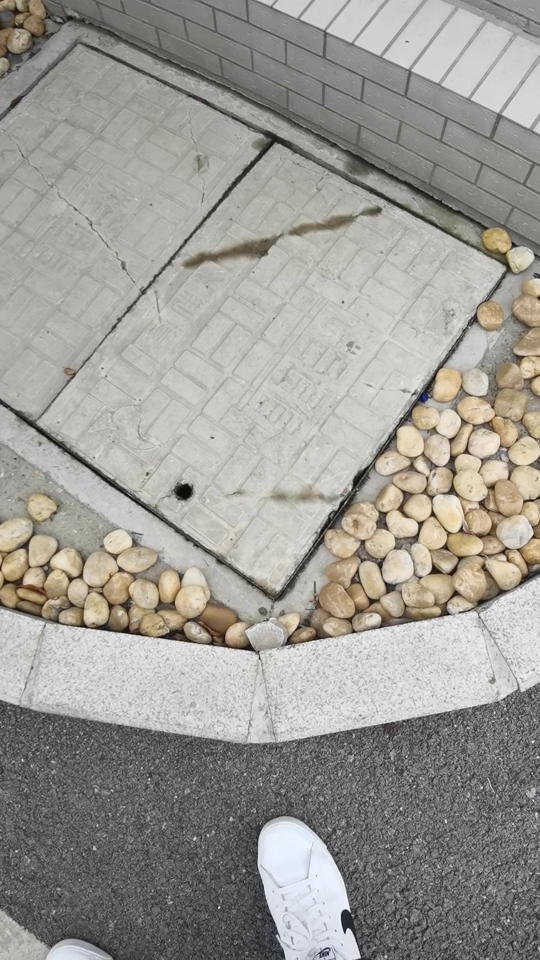
#> input picture Video_Image/test_rotate.jpg, 1080 x 1920 px (shown at 1/2 size); its folder holds only this picture in this run
$ python -i 3.removeSimPic.py   (imports and definitions only)   (older library calls are emulated)
#> lines starting #> are read from the running program, lines starting #| are printed output that depends on the picture
#> in get_image_des, frame is the input picture: shape (1920, 1080, 3); mean B, G, R 148.8, 154.5, 156.3
'''
target:去除相似图片
寒寒给的代码
不需要图片一样的size
会把相似的图片保存起来

只对于连续图片（例一个视频里截下的图片）准确率也较高，其效率高

方法一：相邻两个文件比较相似度，相似就把第二个加到新列表里，然后进行新列表去重，统一删除。

例如：有文件1-10，首先1和2相比较，若相似，则把2加入到新列表里，再接着2和3相比较，若不相似，则继续进行3和4比较…一直比到最后，然后删除新列表里的图片
'''

#!/usr/bin/env python
# -*- coding: utf-8 -*-
import os
import cv2
#from skimage.measure import compare_ssim
from skimage.metrics import _structural_similarity as ssim
import numpy as np

import shutil
# def yidong(filename1,filename2):
#     shutil.move(filename1,filename2)

'''
下面是用于判断两张图片的相似度情况
# dist可以理解为两张图片的相似度，一般情况下，
# 如果两张图片基本一样，dist<10，
# 如果两张图片很类似，比如光线不同、很小的局部区域有不同、图片中的目标的角度或者位置略有偏移等，dist<45
# 如果两张图片没相似性，看起来就是两张不同的图片，dist>65
'''
# 图像处理
def regene_image(input_frame, frame_name=None):
    gray_frame = cv2.cvtColor(input_frame, cv2.COLOR_BGR2GRAY)
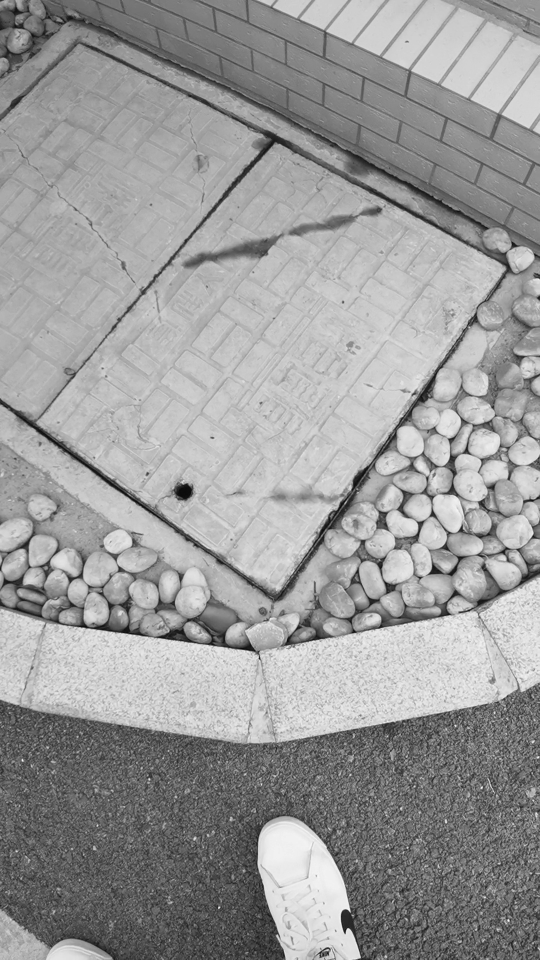
#> gray_frame: shape (1920, 1080) (shown at 1/2 size); min 0, max 255, mean 154.4
    blur_frame = cv2.GaussianBlur(gray_frame, (3, 3), 0)
    # out_frame = cv2.resize(blur_frame, (0, 0), fx=0.3, fy=0.3)
    #print("原图size：",blur_frame.shape) #先高后宽
    out_frame = cv2.resize(blur_frame, (250, 250))
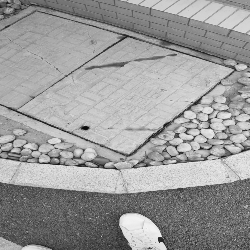
#> out_frame: shape (250, 250); min 11, max 244, mean 154.2
    #print("修改size：",out_frame.shape)
    if frame_name:
        cv2.imwrite(frame_name, out_frame)
    return out_frame


# 构造detector和matcher
def build_sift_detector():
    bf = cv2.BFMatcher(cv2.NORM_HAMMING)
    detector = cv2.ORB_create()
    return bf, detector


# 平均值
def get_average(dists):
    return sum(dists) / len(dists)


def compute_dist_score(bf, target_des, compare_des):
    try:
        # matches = flann.knnMatch(target_des, compare_des, k=2)
        matches = bf.match(target_des, compare_des)
        dist = [m.distance for m in matches]
        ret = get_average(dist)
        if ret == 0:
            ret = 0.1
    except cv2.error:
        ret = 100000
    return ret


def get_image_des(image_path):
    #frame = cv2.imread(image_path)
    # 用于读取中文路径
    frame = cv2.imdecode(np.fromfile(image_path, dtype=np.uint8), flags=cv2.IMREAD_COLOR)
    target_frame = regene_image(frame)
    (target_kp, target_des) = detector.detectAndCompute(target_frame, None)
#> target_kp = 413 keypoints; strongest (x, y, size): (209, 127, 31), (88, 127, 31), (176, 147, 31), (40, 160, 31)
    return target_des

bf, detector = build_sift_detector()


def delete(filename1):
    os.remove(filename1)

def movefile(srcfile,dstpath):
    # 移动函数
    if not os.path.isfile(srcfile):
        print ("%s not exist!"%(srcfile))
    else:
        #fpath,fname=os.path.split(srcfile)             # 分离文件名和路径
        if not os.path.exists(dstpath):
            os.makedirs(dstpath)                       # 创建路径
        shutil.move(srcfile, dstpath)          # 移动文件
        #print ("move %s -> %s"%(srcfile, dstpath + fname))


# [55 lines not run here, left out]

>>> result = get_image_des('test_rotate.jpg')
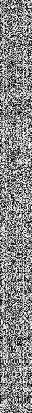
#> result: shape (413, 32); min 0, max 255, mean 134.4
